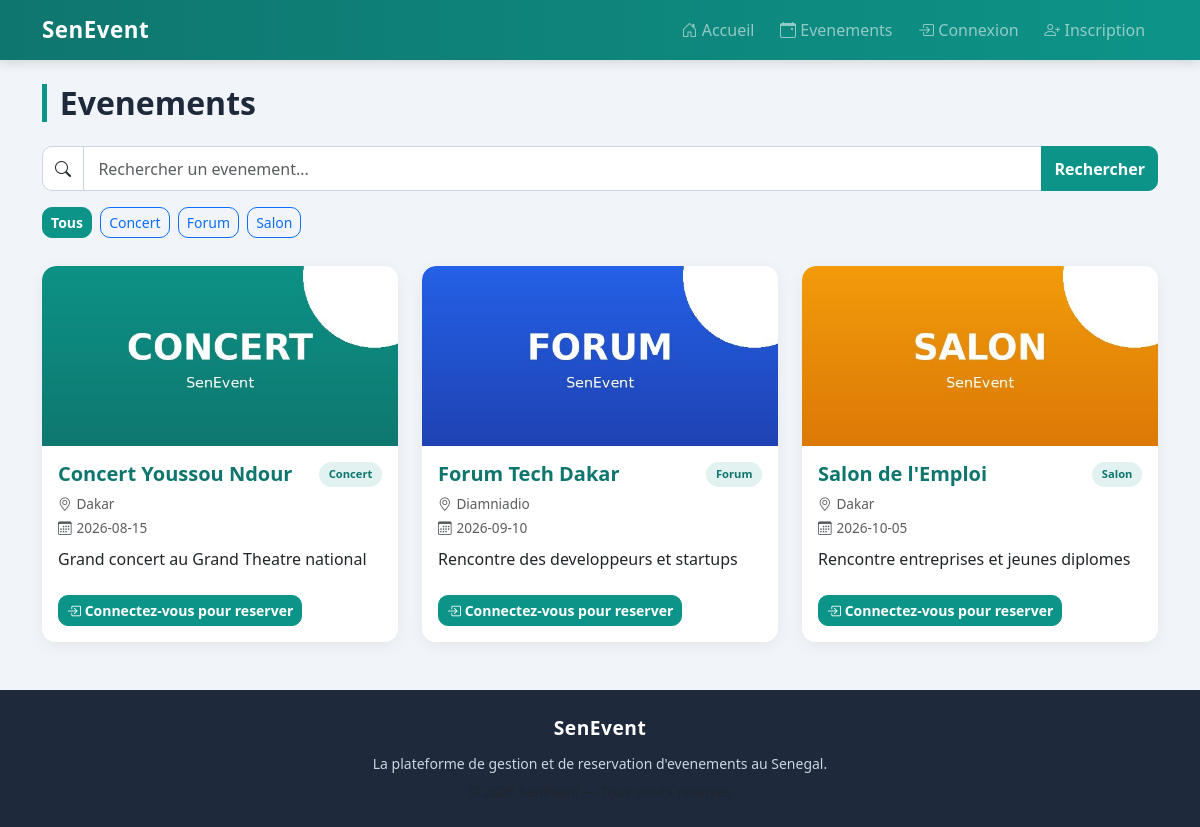
Screenshot of /events.php with the database file from the repository.
### tables this page shows
CREATE TABLE IF NOT EXISTS events (
    id INT AUTO_INCREMENT PRIMARY KEY,
    titre VARCHAR(150) NOT NULL,
    description TEXT,
    date_event DATE NOT NULL,
    lieu VARCHAR(150) NOT NULL,
    categorie VARCHAR(50) NOT NULL DEFAULT 'Autre',
    image VARCHAR(255) DEFAULT NULL,
    created_at TIMESTAMP DEFAULT CURRENT_TIMESTAMP
);

### events.php (the view, shortened to what this page needs)
<?php
require 'config.php';
$isAdmin = (($_SESSION['user_role'] ?? 'user') === 'admin');
$recherche = trim($_GET['q'] ?? '');
$filtre    = $_GET['cat'] ?? 'Tous';
$sql = "SELECT * FROM events WHERE 1=1";
$params = [];
$sql .= " ORDER BY date_event ASC";
$stmt = $pdo->prepare($sql);
$stmt->execute($params);
$events = $stmt->fetchAll();
$categories = ['Tous', 'Concert', 'Forum', 'Salon'];
?>
<?php require 'includes/header.php'; ?>
<div class="d-flex justify-content-between align-items-center mb-4">
  <h2 class="page-title mb-0">Evenements</h2>
</div>
<form method="get" class="mb-3">
  <div class="input-group">
    <span class="input-group-text bg-white"><i class="bi bi-search"></i></span>
    <input type="text" name="q" class="form-control" placeholder="Rechercher un evenement..."
           value="<?= htmlspecialchars($recherche) ?>">
    <button class="btn btn-primary" type="submit">Rechercher</button>
  </div>
</form>
<div class="mb-4">
  <?php foreach ($categories as $cat): ?>
    <a href="events.php?cat=<?= urlencode($cat) ?><?= $recherche ? '&q='.urlencode($recherche) : '' ?>"
       class="btn btn-sm <?= ($filtre === $cat) ? 'btn-primary' : 'btn-outline-primary' ?> me-1 mb-1">
      <?= htmlspecialchars($cat) ?>
    </a>
  <?php endforeach; ?>
</div>
<?php if (empty($events)): ?>
  <div class="text-center text-muted py-5">
    <i class="bi bi-calendar-x" style="font-size:3rem;"></i>
    <p class="mt-3">Aucun evenement trouve<?= $recherche ? ' pour "'.htmlspecialchars($recherche).'"' : '' ?>.</p>
  </div>
<?php else: ?>
  <div class="row g-4">
    <?php foreach ($events as $e): ?>
      <div class="col-md-4">
        <div class="card event-card h-100">
          <?php
            $img = $e['image'] ? 'images/'.$e['image'] : 'images/default.jpg';
          ?>
          <img src="<?= htmlspecialchars($img) ?>" class="event-img" alt="<?= htmlspecialchars($e['titre']) ?>"
               onerror="this.src='images/default.jpg'">
          <div class="card-body">
            <div class="d-flex justify-content-between align-items-start mb-1">
              <h5 class="card-title mb-0"><?= htmlspecialchars($e['titre']) ?></h5>
              <span class="badge-cat"><?= htmlspecialchars($e['categorie']) ?></span>
            </div>
            <div class="mb-2 text-muted">
              <span class="card-subtitle"><i class="bi bi-geo-alt"></i> <?= htmlspecialchars($e['lieu']) ?></span><br>
              <span class="card-subtitle"><i class="bi bi-calendar3"></i> <?= htmlspecialchars($e['date_event']) ?></span>
            </div>
            <p class="card-text"><?= nl2br(htmlspecialchars($e['description'])) ?></p>
          </div>
          <div class="card-footer bg-white border-0 pb-3">
            <?php if (isset($_SESSION['user_id'])): ?>
              <a href="reserve.php?id=<?= $e['id'] ?>" class="btn btn-sm btn-primary">
                <i class="bi bi-ticket-perforated"></i> Reserver
              </a>
              <?php if ($isAdmin): ?>
                <a href="edit_event.php?id=<?= $e['id'] ?>" class="btn btn-sm btn-outline-secondary">
                  <i class="bi bi-pencil"></i> Modifier
                </a>
                <a href="delete_event.php?id=<?= $e['id'] ?>" class="btn btn-sm btn-outline-danger"
                   onclick="return confirm('Supprimer cet evenement ?')">
                  <i class="bi bi-trash"></i> Supprimer
                </a>
              <?php endif; ?>
            <?php else: ?>
              <a href="login.php" class="btn btn-sm btn-primary">
                <i class="bi bi-box-arrow-in-right"></i> Connectez-vous pour reserver
              </a>
            <?php endif; ?>
          </div>
        </div>
      </div>
    <?php endforeach; ?>
  </div>
<?php endif; ?>
<?php require 'includes/footer.php'; ?>

### includes/header.php (shortened to what this page needs)
<!DOCTYPE html>
<html lang="fr">
<head>
    <link href="https://cdn.jsdelivr.net/npm/bootstrap@5.3.3/dist/css/bootstrap.min.css" rel="stylesheet">
    <link href="https://cdn.jsdelivr.net/npm/bootstrap-icons@1.11.3/font/bootstrap-icons.css" rel="stylesheet">
    <link href="css/style.css" rel="stylesheet">
</head>
<body>
<nav class="navbar navbar-expand-lg navbar-dark">
  <div class="container">
    <a class="navbar-brand" href="index.php">SenEvent</a>
    <div class="collapse navbar-collapse" id="nav">
      <div class="navbar-nav ms-auto align-items-lg-center">
        <a class="nav-link" href="index.php"><i class="bi bi-house-door"></i> Accueil</a>
        <a class="nav-link" href="events.php"><i class="bi bi-calendar-event"></i> Evenements</a>
        <?php if (isset($_SESSION['user_id'])): ?>
          <a class="nav-link" href="reservations.php"><i class="bi bi-ticket-perforated"></i> Mes reservations</a>
          <?php if (($_SESSION['user_role'] ?? 'user') === 'admin'): ?>
            <a class="nav-link" href="dashboard.php"><i class="bi bi-speedometer2"></i> Tableau de bord</a>
            <a class="nav-link" href="add_event.php"><i class="bi bi-plus-circle"></i> Ajouter</a>
          <?php endif; ?>
          <a class="nav-link" href="logout.php">
            <i class="bi bi-box-arrow-right"></i>
            <?= htmlspecialchars($_SESSION['user_nom']) ?><?php
              if (($_SESSION['user_role'] ?? 'user') === 'admin'): ?>
              <span class="badge-admin ms-1">ADMIN</span><?php endif; ?>
          </a>
        <?php else: ?>
          <a class="nav-link" href="login.php"><i class="bi bi-box-arrow-in-right"></i> Connexion</a>
          <a class="nav-link" href="register.php"><i class="bi bi-person-plus"></i> Inscription</a>
        <?php endif; ?>
      </div>
    </div>
  </div>
</nav>
<div class="container mt-4">

### includes/footer.php (shortened to what this page needs)
</div>
<footer class="text-center mt-5 py-4">
  <div class="container">
    <div class="navbar-brand text-white mb-2" style="font-size:1.2rem;">SenEvent</div>
    <p class="mb-1"><small>La plateforme de gestion et de reservation d'evenements au Senegal.</small></p>
    <small class="text-muted">&copy; <?= date('Y') ?> SenEvent — Tous droits reserves</small>
  </div>
</footer>
</body>
</html>

### css/style.css (style rules this page uses)
:root { --se-primary: #0d9488; --se-primary-dark: #0f766e; --se-accent: #f59e0b; --se-dark: #1e293b; --se-light: #f1f5f9; --se-radius: 14px; }
* { font-family: 'Segoe UI', system-ui, -apple-system, sans-serif; }
body { background: var(--se-light); color: var(--se-dark); min-height: 100vh; display: flex; flex-direction: column; }
.navbar { background: linear-gradient(90deg, var(--se-primary-dark), var(--se-primary)) !important; box-shadow: 0 2px 12px rgba(0,0,0,.15); }
.navbar-brand { font-weight: 700; letter-spacing: .5px; font-size: 1.4rem; }
.navbar .nav-link { font-weight: 500; border-radius: 8px; padding: .4rem .8rem !important; transition: background .2s; }
.container.mt-4 { flex: 1; }
.btn-primary { background: var(--se-primary); border-color: var(--se-primary); font-weight: 600; border-radius: 10px; }
.btn { border-radius: 10px; }
.card { border: none; border-radius: var(--se-radius); box-shadow: 0 4px 16px rgba(0,0,0,.06); transition: transform .2s, box-shadow .2s; overflow: hidden; }
.card-title { font-weight: 700; color: var(--se-primary-dark); }
.event-card { border-top: 4px solid var(--se-primary); }
.event-card .card-subtitle { font-size: .85rem; display: inline-flex; align-items: center; gap: .3rem; }
.form-control { border-radius: 10px; padding: .6rem .9rem; border: 1px solid #cbd5e1; }
footer { background: var(--se-dark); color: #cbd5e1 !important; }
.page-title { font-weight: 800; color: var(--se-dark); border-left: 5px solid var(--se-primary); padding-left: .8rem; margin-bottom: 1.5rem; }
.event-img { width: 100%; height: 180px; object-fit: cover; border-top-left-radius: var(--se-radius); border-top-right-radius: var(--se-radius); }
.event-card { border-top: none; }
.badge-cat { background: rgba(13,148,136,.12); color: var(--se-primary-dark); font-size: .7rem; font-weight: 600; padding: .25rem .6rem; border-radius: 20px; white-space: nowrap; }
.input-group-text { border-radius: 10px 0 0 10px; border-color:#cbd5e1; }

### rows the page displays
events: image (picture), titre "Concert Youssou Ndour", categorie "Concert", lieu "Dakar", date_event "2026-08-15", description "Grand concert au Grand Theatre national"
events: image (picture), titre "Forum Tech Dakar", categorie "Forum", lieu "Diamniadio", date_event "2026-09-10", description "Rencontre des developpeurs et startups"
events: image (picture), titre "Salon de l'Emploi", categorie "Salon", lieu "Dakar", date_event "2026-10-05", description "Rencontre entreprises et jeunes diplomes"

### other values shown
$cat "Tous"
$cat "Concert"
$cat "Forum"
$cat "Salon"
